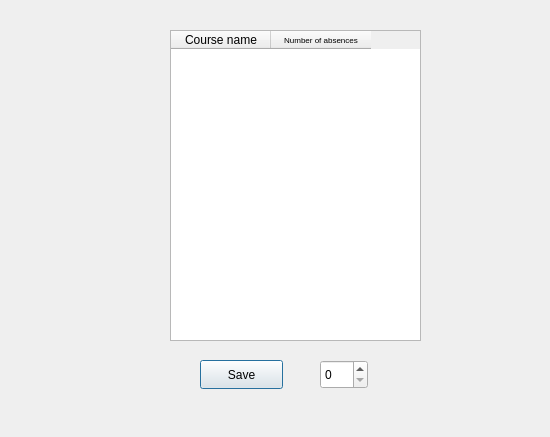
<?xml version="1.0" encoding="UTF-8"?>
<ui version="4.0">
 <class>display_edit_absence</class>
 <widget class="QDialog" name="display_edit_absence">
  <property name="geometry">
   <rect>
    <x>0</x>
    <y>0</y>
    <width>550</width>
    <height>437</height>
   </rect>
  </property>
  <property name="windowTitle">
   <string>Dialog</string>
  </property>
  <widget class="QTableWidget" name="tableWidget">
   <property name="geometry">
    <rect>
     <x>170</x>
     <y>30</y>
     <width>251</width>
     <height>311</height>
    </rect>
   </property>
   <property name="editTriggers">
    <set>QAbstractItemView::NoEditTriggers</set>
   </property>
   <column>
    <property name="text">
     <string>Course name</string>
    </property>
   </column>
   <column>
    <property name="text">
     <string>Number of absences</string>
    </property>
    <property name="font">
     <font>
      <pointsize>6</pointsize>
     </font>
    </property>
   </column>
  </widget>
  <widget class="QPushButton" name="save">
   <property name="geometry">
    <rect>
     <x>200</x>
     <y>360</y>
     <width>83</width>
     <height>29</height>
    </rect>
   </property>
   <property name="text">
    <string>Save</string>
   </property>
  </widget>
  <widget class="QSpinBox" name="spinBox">
   <property name="geometry">
    <rect>
     <x>320</x>
     <y>360</y>
     <width>48</width>
     <height>29</height>
    </rect>
   </property>
  </widget>
 </widget>
 <resources/>
 <connections/>
</ui>
